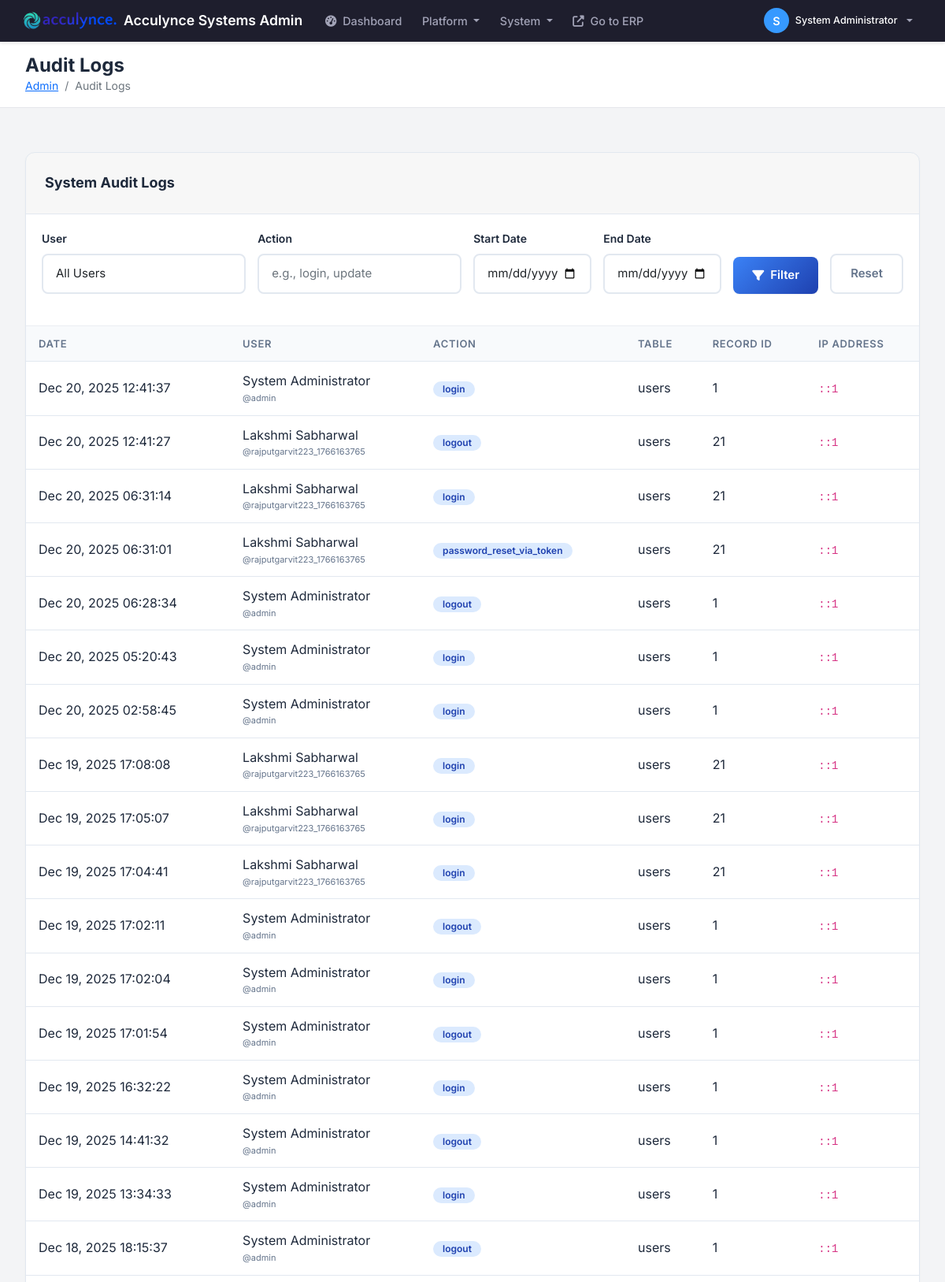
Page /modules/admin/audit-logs.php (signed in, upper part) on the committed database.
### tables this page shows
CREATE TABLE `company_settings` (
  `id` int(11) NOT NULL,
  `company_name` varchar(200) NOT NULL,
  `industry_type` varchar(100) DEFAULT NULL,
  `business_type` varchar(100) DEFAULT NULL,
  `app_name` varchar(100) DEFAULT NULL,
  `theme_color` varchar(20) DEFAULT '#3b82f6',
  `address_line1` varchar(200) DEFAULT NULL,
  `address_line2` varchar(200) DEFAULT NULL,
  `city` varchar(100) DEFAULT NULL,
  `state` varchar(100) DEFAULT NULL,
  `country` varchar(100) DEFAULT 'India',
  `postal_code` varchar(20) DEFAULT NULL,
  `phone` varchar(20) DEFAULT NULL,
  `email` varchar(100) DEFAULT NULL,
  `website` varchar(100) DEFAULT NULL,
  `gstin` varchar(20) DEFAULT NULL,
  `pan` varchar(20) DEFAULT NULL,
  `bank_name` varchar(100) DEFAULT NULL,
  `bank_account_number` varchar(50) DEFAULT NULL,
  `bank_ifsc` varchar(20) DEFAULT NULL,
  `bank_branch` varchar(100) DEFAULT NULL,
  `bank_account_holder` varchar(200) DEFAULT NULL,
  `logo_path` varchar(255) DEFAULT NULL,
  `terms_conditions` text DEFAULT NULL,
  `created_at` timestamp NOT NULL DEFAULT current_timestamp(),
  `updated_at` timestamp NOT NULL DEFAULT current_timestamp() ON UPDATE current_timestamp(),
  `financial_year_start` int(11) DEFAULT 4 COMMENT 'Month number (1-12) when financial year starts',
  `currency_code` varchar(10) DEFAULT 'INR',
  `currency_symbol` varchar(10) DEFAULT '₹',
  `date_format` varchar(20) DEFAULT 'd-m-Y',
  `timezone` varchar(50) DEFAULT 'Asia/Kolkata',
  `invoice_prefix` varchar(20) DEFAULT 'INV',
  `quotation_prefix` varchar(20) DEFAULT 'QT',
  `invoice_footer` text DEFAULT NULL COMMENT 'Footer text for invoices',
  `company_registration_number` varchar(100) DEFAULT NULL,
  `tax_registration_date` date DEFAULT NULL,
  `linkedin_url` varchar(255) DEFAULT NULL,
  `facebook_url` varchar(255) DEFAULT NULL,
  `twitter_url` varchar(255) DEFAULT NULL,
  `instagram_url` varchar(255) DEFAULT NULL,
  `smtp_host` varchar(100) DEFAULT NULL,
  `smtp_port` int(11) DEFAULT 587,
  `smtp_username` varchar(100) DEFAULT NULL,
  `smtp_password` varchar(255) DEFAULT NULL,
  `smtp_encryption` varchar(10) DEFAULT 'tls',
  `email_from_name` varchar(100) DEFAULT NULL,
  `email_from_address` varchar(100) DEFAULT NULL,
  `enable_email_notifications` tinyint(1) DEFAULT 1,
  `invoice_due_days` int(11) DEFAULT 30 COMMENT 'Default payment terms in days',
  `low_stock_threshold` int(11) DEFAULT 10,
  `enable_multi_currency` tinyint(1) DEFAULT 0,
  `enable_barcode` tinyint(1) DEFAULT 1,
  `backup_frequency` varchar(20) DEFAULT 'daily',
  `last_backup_date` datetime DEFAULT NULL,
  `print_logo_on_invoice` tinyint(1) DEFAULT 1,
  `is_gst_registered` tinyint(1) DEFAULT 0,
  `enable_einvoicing` tinyint(1) DEFAULT 0
);

CREATE TABLE `audit_logs` (
  `id` bigint(20) NOT NULL,
  `company_id` int(11) DEFAULT NULL,
  `user_id` int(11) DEFAULT NULL,
  `action` varchar(100) NOT NULL,
  `table_name` varchar(50) DEFAULT NULL,
  `record_id` int(11) DEFAULT NULL,
  `old_values` longtext DEFAULT NULL CHECK (json_valid(`old_values`)),
  `new_values` longtext DEFAULT NULL CHECK (json_valid(`new_values`)),
  `ip_address` varchar(45) DEFAULT NULL,
  `created_at` timestamp NOT NULL DEFAULT current_timestamp()
);

CREATE TABLE `users` (
  `id` int(11) NOT NULL,
  `company_id` int(11) DEFAULT NULL,
  `username` varchar(50) NOT NULL,
  `email` varchar(100) NOT NULL,
  `avatar_path` varchar(255) DEFAULT NULL,
  `company_name` varchar(255) NOT NULL,
  `password_hash` varchar(255) NOT NULL,
  `full_name` varchar(100) NOT NULL,
  `is_active` tinyint(1) DEFAULT 1,
  `email_verification_token` varchar(255) DEFAULT NULL,
  `password_reset_token` varchar(255) DEFAULT NULL,
  `password_reset_expires_at` datetime DEFAULT NULL,
  `email_verified` tinyint(1) DEFAULT 0,
  `last_login` timestamp NULL DEFAULT NULL,
  `created_at` timestamp NOT NULL DEFAULT current_timestamp(),
  `updated_at` timestamp NOT NULL DEFAULT current_timestamp() ON UPDATE current_timestamp(),
  `onboarding_completed` tinyint(1) DEFAULT 0
);

### classes/Database.php (called while the page is built, shortened)
<?php
class Database {
    private static $instance = null;
    private $connection;
    private function __construct() {
        try {
            $this->connection = new PDO(
                "mysql:host=" . DB_HOST . ";dbname=" . DB_NAME . ";charset=utf8mb4",
                DB_USER,
                DB_PASS,
                [
                    PDO::ATTR_ERRMODE => PDO::ERRMODE_EXCEPTION,
                    PDO::ATTR_DEFAULT_FETCH_MODE => PDO::FETCH_ASSOC,
                    PDO::ATTR_EMULATE_PREPARES => false
                ]
            );
        } catch(PDOException $e) {
            die("Database connection failed: " . $e->getMessage());
        }
    }
    public static function getInstance() {
        if (self::$instance === null) {
            self::$instance = new self();
        }
        return self::$instance;
    }
    public function query($sql, $params = []) {
        try {
            $stmt = $this->connection->prepare($sql);
            $stmt->execute($params);
            return $stmt;
        } catch(PDOException $e) {
            error_log("Query error: " . $e->getMessage());
            throw $e;
        }
    }
    public function fetchAll($sql, $params = []) {
        return $this->query($sql, $params)->fetchAll();
    }
    public function fetchOne($sql, $params = []) {
        return $this->query($sql, $params)->fetch();
    }
}

### classes/Auth.php (called while the page is built, shortened)
<?php
require_once __DIR__ . '/Database.php';
class Auth {
    public function isLoggedIn() {
        return isset($_SESSION['user_id']) && !empty($_SESSION['user_id']);
    }
    public function getCurrentUser() {
        if ($this->isLoggedIn()) {
            return [
                'id' => $_SESSION['user_id'],
                'username' => $_SESSION['username'],
                'full_name' => $_SESSION['full_name'],
                'email' => $_SESSION['email'],
                'avatar_path' => $_SESSION['avatar_path'] ?? null,
                'company_id' => $_SESSION['company_id'] ?? null,
                'roles' => $_SESSION['roles'] ?? []
            ];
        }
        return null;
    }
}

### modules/admin/audit-logs.php (the view, shortened to what this page needs)
<?php
$pageTitle = 'Audit Logs';
$currentPage = 'audit-logs';
require_once '../../includes/admin_layout.php';
$db = Database::getInstance();
$action = $_GET['action'] ?? '';
$startDate = $_GET['start_date'] ?? '';
$endDate = $_GET['end_date'] ?? '';
$query = "
    SELECT al.*, u.username, u.full_name
    FROM audit_logs al
    LEFT JOIN users u ON al.user_id = u.id
    WHERE 1=1
";
$params = [];
$query .= " ORDER BY al.created_at DESC LIMIT 100";
$logs = $db->fetchAll($query, $params);
?>
<div class="card">
    <div class="card-header">
        <div class="card-title">System Audit Logs</div>
    </div>
    <div style="padding: 20px; border-bottom: 1px solid #ebedf3;">
        <form method="GET" class="form-row" style="display: flex; gap: 15px; flex-wrap: wrap; align-items: flex-end;">
            <div class="form-group" style="margin-bottom: 0; flex: 1; min-width: 200px;">
                <label>User</label>
                <select name="user_id" class="form-control">
                    <option value="">All Users</option>
                </select>
            </div>
            <div class="form-group" style="margin-bottom: 0; flex: 1; min-width: 200px;">
                <label>Action</label>
                <input type="text" name="action" class="form-control" value="<?php echo htmlspecialchars($action); ?>" placeholder="e.g., login, update">
            </div>
            <div class="form-group" style="margin-bottom: 0; width: 150px;">
                <label>Start Date</label>
                <input type="date" name="start_date" class="form-control" value="<?php echo $startDate; ?>">
            </div>
            <div class="form-group" style="margin-bottom: 0; width: 150px;">
                <label>End Date</label>
                <input type="date" name="end_date" class="form-control" value="<?php echo $endDate; ?>">
            </div>
            <button type="submit" class="btn btn-primary">
                <i class="fas fa-filter"></i> Filter
            </button>
            <a href="audit-logs.php" class="btn btn-secondary">
                Reset
            </a>
        </form>
    </div>
    <div class="table-responsive">
        <table>
            <thead>
                <tr>
                    <th>Date</th>
                    <th>User</th>
                    <th>Action</th>
                    <th>Table</th>
                    <th>Record ID</th>
                    <th>IP Address</th>
                </tr>
            </thead>
            <tbody>
                <?php if (empty($logs)): ?>
                    <tr>
                        <td colspan="6" style="text-align: center; padding: 30px; color: var(--text-secondary);">
                            No logs found matching your criteria.
                        </td>
                    </tr>
                <?php else: ?>
                    <?php foreach ($logs as $log): ?>
                    <tr>
                        <td style="white-space: nowrap;"><?php echo date('M j, Y H:i:s', strtotime($log['created_at'])); ?></td>
                        <td>
                            <?php if ($log['username']): ?>
                                <div><?php echo htmlspecialchars($log['full_name']); ?></div>
                                <div style="font-size: 11px; color: var(--text-secondary);">@<?php echo htmlspecialchars($log['username']); ?></div>
                            <?php else: ?>
                                <span style="color: var(--text-secondary);">System/Unknown</span>
                            <?php endif; ?>
                        </td>
                        <td>
                            <span class="badge badge-primary"><?php echo htmlspecialchars($log['action']); ?></span>
                        </td>
                        <td><?php echo htmlspecialchars($log['table_name'] ?? '-'); ?></td>
                        <td><?php echo htmlspecialchars($log['record_id'] ?? '-'); ?></td>
                        <td><code><?php echo htmlspecialchars($log['ip_address'] ?? '-'); ?></code></td>
                    </tr>
                    <?php endforeach; ?>
                <?php endif; ?>
            </tbody>
        </table>
    </div>
</div>
</div>
</main>
</div>
</body>
</html>

### includes/admin_layout.php (shortened to what this page needs)
<?php
require_once __DIR__ . '/../classes/Auth.php';
$auth = new Auth();
$auth->requireLogin();
$currentUser = $auth->getCurrentUser();
$pageTitle = isset($pageTitle) ? $pageTitle : 'Admin Panel';
$db = Database::getInstance();
$brandingSettings = $db->fetchOne("SELECT app_name, logo_path, theme_color, gstin, state FROM company_settings WHERE id = ? LIMIT 1", [$currentUser['company_id'] ?? 0]);
?>
<!DOCTYPE html>
<html lang="en">
<head>
    <link href="https://cdn.jsdelivr.net/npm/bootstrap@5.1.3/dist/css/bootstrap.min.css" rel="stylesheet">
    <link rel="stylesheet" href="<?php echo BASE_URL; ?>public/assets/css/style.css?v=<?php echo time(); ?>">
    <link rel="stylesheet" href="https://cdnjs.cloudflare.com/ajax/libs/font-awesome/6.4.0/css/all.min.css">
</head>
<body>
    <div class="dashboard-wrapper">
        <nav class="navbar navbar-expand-lg admin-navbar">
            <div class="container-fluid">
                <a class="navbar-brand" href="<?php echo MODULES_URL; ?>/admin/dashboard.php">
                    <?php if (!empty($brandingSettings['logo_path'])): ?>
                        <img src="<?php echo BASE_URL . $brandingSettings['logo_path']; ?>" alt="Logo">
                    <?php else: ?>
                        <i class="fas fa-shield-alt text-primary"></i>
                    <?php endif; ?>
                    <span>Acculynce Systems Admin</span>
                </a>
                <div class="collapse navbar-collapse" id="adminNavbar">
                    <ul class="navbar-nav me-auto mb-2 mb-lg-0">
                        <li class="nav-item">
                            <a class="nav-link <?php echo ($currentPage === 'dashboard') ? 'active' : ''; ?>" href="<?php echo MODULES_URL; ?>/admin/dashboard.php">
                                <i class="fas fa-tachometer-alt me-1"></i> Dashboard
                            </a>
                        </li>
                        <li class="nav-item dropdown">
                            <a class="nav-link dropdown-toggle <?php echo in_array($currentPage, ['users', 'companies', 'subscriptions', 'reports', 'tickets', 'inquiries']) ? 'active' : ''; ?>" href="#" id="platformDropdown" role="button" data-bs-toggle="dropdown" aria-expanded="false">
                                Platform
                            </a>
                        </li>
                        <li class="nav-item dropdown">
                            <a class="nav-link dropdown-toggle <?php echo in_array($currentPage, ['roles', 'audit_logs', 'export_data', 'broadcasts', 'settings', 'reset_database']) ? 'active' : ''; ?>" href="#" id="systemDropdown" role="button" data-bs-toggle="dropdown" aria-expanded="false">
                                System
                            </a>
                        </li>
                        <li class="nav-item">
                            <a class="nav-link" href="<?php echo MODULES_URL; ?>/dashboard/index.php" target="_blank">
                                <i class="fas fa-external-link-alt me-1"></i> Go to ERP
                            </a>
                        </li>
                    </ul>
                    <div class="user-menu-admin ms-auto">
                        <div class="dropdown">
                            <a class="nav-link dropdown-toggle d-flex align-items-center gap-2 p-0" href="#" role="button" data-bs-toggle="dropdown" aria-expanded="false">
                                <div class="user-avatar-sm">
                                    <?php echo strtoupper(substr($currentUser['full_name'], 0, 1)); ?>
                                </div>
                                <span class="d-none d-lg-block text-white small"><?php echo htmlspecialchars($currentUser['full_name']); ?></span>
                            </a>
                        </div>
                    </div>
                </div>
            </div>
        </nav>
        <main class="main-content">
            <div class="top-header-admin">
                <div class="header-left">
                    <h1 class="h4 mb-0"><?php echo $pageTitle; ?></h1>
                    <nav aria-label="breadcrumb">
                        <ol class="breadcrumb mb-0 small">
                            <li class="breadcrumb-item"><a href="<?php echo MODULES_URL; ?>/admin/dashboard.php">Admin</a></li>
                            <li class="breadcrumb-item active"><?php echo $pageTitle; ?></li>
                        </ol>
                    </nav>
                </div>
            </div>
            <div class="content-area">

### rows in the picture
company_settings: logo_path (picture)
audit_logs: created_at "Dec 20, 2025 12:41:37", user.full_name "System Administrator", user.username "admin", action "login", table_name "users", record "1", ip_address "::1"
audit_logs: created_at "Dec 20, 2025 12:41:27", user.full_name "Lakshmi Sabharwal", user.username "rajputgarvit223_1766163765", action "logout", table_name "users", record "21", ip_address "::1"
audit_logs: created_at "Dec 20, 2025 06:31:14", user.full_name "Lakshmi Sabharwal", user.username "rajputgarvit223_1766163765", action "login", table_name "users", record "21", ip_address "::1"
audit_logs: created_at "Dec 20, 2025 06:31:01", user.full_name "Lakshmi Sabharwal", user.username "rajputgarvit223_1766163765", action "password_reset_via_token", table_name "users", record "21", ip_address "::1"
audit_logs: created_at "Dec 20, 2025 06:28:34", user.full_name "System Administrator", user.username "admin", action "logout", table_name "users", record "1", ip_address "::1"
audit_logs: created_at "Dec 20, 2025 05:20:43", user.full_name "System Administrator", user.username "admin", action "login", table_name "users", record "1", ip_address "::1"
audit_logs: created_at "Dec 20, 2025 02:58:45", user.full_name "System Administrator", user.username "admin", action "login", table_name "users", record "1", ip_address "::1"
audit_logs: created_at "Dec 19, 2025 17:08:08", user.full_name "Lakshmi Sabharwal", user.username "rajputgarvit223_1766163765", action "login", table_name "users", record "21", ip_address "::1"
audit_logs: created_at "Dec 19, 2025 17:05:07", user.full_name "Lakshmi Sabharwal", user.username "rajputgarvit223_1766163765", action "login", table_name "users", record "21", ip_address "::1"
audit_logs: created_at "Dec 19, 2025 17:04:41", user.full_name "Lakshmi Sabharwal", user.username "rajputgarvit223_1766163765", action "login", table_name "users", record "21", ip_address "::1"
audit_logs: created_at "Dec 19, 2025 17:02:11", user.full_name "System Administrator", user.username "admin", action "logout", table_name "users", record "1", ip_address "::1"
audit_logs: created_at "Dec 19, 2025 17:02:04", user.full_name "System Administrator", user.username "admin", action "login", table_name "users", record "1", ip_address "::1"
audit_logs: created_at "Dec 19, 2025 17:01:54", user.full_name "System Administrator", user.username "admin", action "logout", table_name "users", record "1", ip_address "::1"
audit_logs: created_at "Dec 19, 2025 16:32:22", user.full_name "System Administrator", user.username "admin", action "login", table_name "users", record "1", ip_address "::1"
audit_logs: created_at "Dec 19, 2025 14:41:32", user.full_name "System Administrator", user.username "admin", action "logout", table_name "users", record "1", ip_address "::1"
audit_logs: created_at "Dec 19, 2025 13:34:33", user.full_name "System Administrator", user.username "admin", action "login", table_name "users", record "1", ip_address "::1"
audit_logs: created_at "Dec 18, 2025 18:15:37", user.full_name "System Administrator", user.username "admin", action "logout", table_name "users", record "1", ip_address "::1"

### other values in the picture
substr($currentUser['full_name'], 0, 1) "S"
$currentUser['full_name'] "System Administrator"
$pageTitle "Audit Logs"
